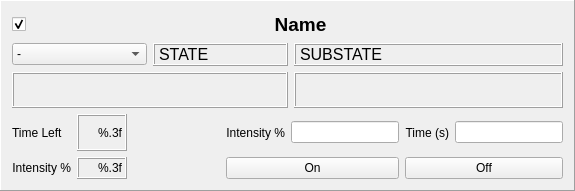
<?xml version="1.0" encoding="UTF-8"?>
<ui version="4.0">
 <class>Frame</class>
 <widget class="QFrame" name="Frame">
  <property name="geometry">
   <rect>
    <x>0</x>
    <y>0</y>
    <width>575</width>
    <height>191</height>
   </rect>
  </property>
  <property name="minimumSize">
   <size>
    <width>570</width>
    <height>191</height>
   </size>
  </property>
  <property name="windowTitle">
   <string>Frame</string>
  </property>
  <property name="frameShape">
   <enum>QFrame::Panel</enum>
  </property>
  <property name="frameShadow">
   <enum>QFrame::Raised</enum>
  </property>
  <layout class="QGridLayout" name="gridLayout_2">
   <item row="0" column="0">
    <layout class="QVBoxLayout" name="verticalLayout">
     <item>
      <layout class="QHBoxLayout" name="horizontalLayout">
       <item>
        <widget class="QCheckBox" name="check">
         <property name="maximumSize">
          <size>
           <width>20</width>
           <height>16777215</height>
          </size>
         </property>
         <property name="text">
          <string/>
         </property>
         <property name="checked">
          <bool>true</bool>
         </property>
        </widget>
       </item>
       <item>
        <widget class="QLabel" name="name">
         <property name="maximumSize">
          <size>
           <width>16777215</width>
           <height>25</height>
          </size>
         </property>
         <property name="font">
          <font>
           <pointsize>14</pointsize>
           <weight>75</weight>
           <bold>true</bold>
          </font>
         </property>
         <property name="styleSheet">
          <string notr="true">border-bottom: 1px solid black</string>
         </property>
         <property name="text">
          <string>Name</string>
         </property>
         <property name="alignment">
          <set>Qt::AlignCenter</set>
         </property>
        </widget>
       </item>
      </layout>
     </item>
     <item>
      <layout class="QGridLayout" name="gridLayout_3">
       <item row="0" column="0">
        <widget class="QComboBox" name="state_action">
         <item>
          <property name="text">
           <string>-</string>
          </property>
         </item>
         <item>
          <property name="text">
           <string>INIT</string>
          </property>
         </item>
         <item>
          <property name="text">
           <string>ENABLE</string>
          </property>
         </item>
         <item>
          <property name="text">
           <string>DISABLE</string>
          </property>
         </item>
         <item>
          <property name="text">
           <string>RESET</string>
          </property>
         </item>
        </widget>
       </item>
       <item row="1" column="0" colspan="2">
        <widget class="QLabel" name="error_txt">
         <property name="font">
          <font>
           <pointsize>10</pointsize>
          </font>
         </property>
         <property name="frameShape">
          <enum>QFrame::Box</enum>
         </property>
         <property name="frameShadow">
          <enum>QFrame::Raised</enum>
         </property>
         <property name="text">
          <string/>
         </property>
         <property name="alignment">
          <set>Qt::AlignCenter</set>
         </property>
        </widget>
       </item>
       <item row="0" column="1">
        <widget class="QLabel" name="state">
         <property name="font">
          <font>
           <pointsize>12</pointsize>
          </font>
         </property>
         <property name="frameShape">
          <enum>QFrame::Box</enum>
         </property>
         <property name="frameShadow">
          <enum>QFrame::Raised</enum>
         </property>
         <property name="text">
          <string>STATE</string>
         </property>
         <property name="alignment">
          <set>Qt::AlignLeading|Qt::AlignLeft|Qt::AlignVCenter</set>
         </property>
        </widget>
       </item>
       <item row="0" column="2" colspan="2">
        <widget class="QLabel" name="substate">
         <property name="font">
          <font>
           <pointsize>12</pointsize>
          </font>
         </property>
         <property name="frameShape">
          <enum>QFrame::Box</enum>
         </property>
         <property name="frameShadow">
          <enum>QFrame::Raised</enum>
         </property>
         <property name="text">
          <string>SUBSTATE</string>
         </property>
         <property name="alignment">
          <set>Qt::AlignLeading|Qt::AlignLeft|Qt::AlignVCenter</set>
         </property>
        </widget>
       </item>
       <item row="1" column="2" colspan="2">
        <widget class="QLabel" name="rpc_feedback">
         <property name="font">
          <font>
           <pointsize>10</pointsize>
          </font>
         </property>
         <property name="frameShape">
          <enum>QFrame::Box</enum>
         </property>
         <property name="frameShadow">
          <enum>QFrame::Raised</enum>
         </property>
         <property name="text">
          <string/>
         </property>
         <property name="alignment">
          <set>Qt::AlignCenter</set>
         </property>
        </widget>
       </item>
      </layout>
     </item>
     <item>
      <layout class="QGridLayout" name="gridLayout">
       <item row="0" column="6" rowspan="2">
        <widget class="QLabel" name="label_4">
         <property name="text">
          <string>Time (s)</string>
         </property>
         <property name="alignment">
          <set>Qt::AlignRight|Qt::AlignTrailing|Qt::AlignVCenter</set>
         </property>
        </widget>
       </item>
       <item row="0" column="0" rowspan="2">
        <widget class="QLabel" name="label_6">
         <property name="text">
          <string>Time Left</string>
         </property>
        </widget>
       </item>
       <item row="2" column="3" colspan="3">
        <widget class="QPushButton" name="on">
         <property name="text">
          <string>On</string>
         </property>
        </widget>
       </item>
       <item row="0" column="7" rowspan="2">
        <widget class="QLineEdit" name="input_time">
         <property name="text">
          <string/>
         </property>
         <property name="alignment">
          <set>Qt::AlignRight|Qt::AlignTrailing|Qt::AlignVCenter</set>
         </property>
        </widget>
       </item>
       <item row="0" column="3" rowspan="2">
        <widget class="QLabel" name="label_3">
         <property name="text">
          <string>Intensity %</string>
         </property>
         <property name="alignment">
          <set>Qt::AlignRight|Qt::AlignTrailing|Qt::AlignVCenter</set>
         </property>
        </widget>
       </item>
       <item row="2" column="0">
        <widget class="QLabel" name="label_5">
         <property name="text">
          <string>Intensity %</string>
         </property>
         <property name="alignment">
          <set>Qt::AlignRight|Qt::AlignTrailing|Qt::AlignVCenter</set>
         </property>
        </widget>
       </item>
       <item row="2" column="6" colspan="2">
        <widget class="QPushButton" name="off">
         <property name="text">
          <string>Off</string>
         </property>
        </widget>
       </item>
       <item row="2" column="1">
        <widget class="QLabel" name="intensity">
         <property name="font">
          <font>
           <pointsize>9</pointsize>
          </font>
         </property>
         <property name="frameShape">
          <enum>QFrame::Box</enum>
         </property>
         <property name="frameShadow">
          <enum>QFrame::Raised</enum>
         </property>
         <property name="text">
          <string>%.3f</string>
         </property>
         <property name="alignment">
          <set>Qt::AlignRight|Qt::AlignTrailing|Qt::AlignVCenter</set>
         </property>
        </widget>
       </item>
       <item row="0" column="4" rowspan="2" colspan="2">
        <widget class="QLineEdit" name="input_intensity">
         <property name="alignment">
          <set>Qt::AlignRight|Qt::AlignTrailing|Qt::AlignVCenter</set>
         </property>
        </widget>
       </item>
       <item row="0" column="1" rowspan="2">
        <widget class="QLabel" name="time_left">
         <property name="minimumSize">
          <size>
           <width>50</width>
           <height>0</height>
          </size>
         </property>
         <property name="font">
          <font>
           <pointsize>9</pointsize>
          </font>
         </property>
         <property name="frameShape">
          <enum>QFrame::Box</enum>
         </property>
         <property name="frameShadow">
          <enum>QFrame::Raised</enum>
         </property>
         <property name="text">
          <string>%.3f</string>
         </property>
         <property name="alignment">
          <set>Qt::AlignRight|Qt::AlignTrailing|Qt::AlignVCenter</set>
         </property>
        </widget>
       </item>
       <item row="2" column="2">
        <spacer name="horizontalSpacer">
         <property name="orientation">
          <enum>Qt::Horizontal</enum>
         </property>
         <property name="sizeHint" stdset="0">
          <size>
           <width>40</width>
           <height>20</height>
          </size>
         </property>
        </spacer>
       </item>
      </layout>
     </item>
    </layout>
   </item>
  </layout>
 </widget>
 <resources/>
 <connections/>
</ui>
